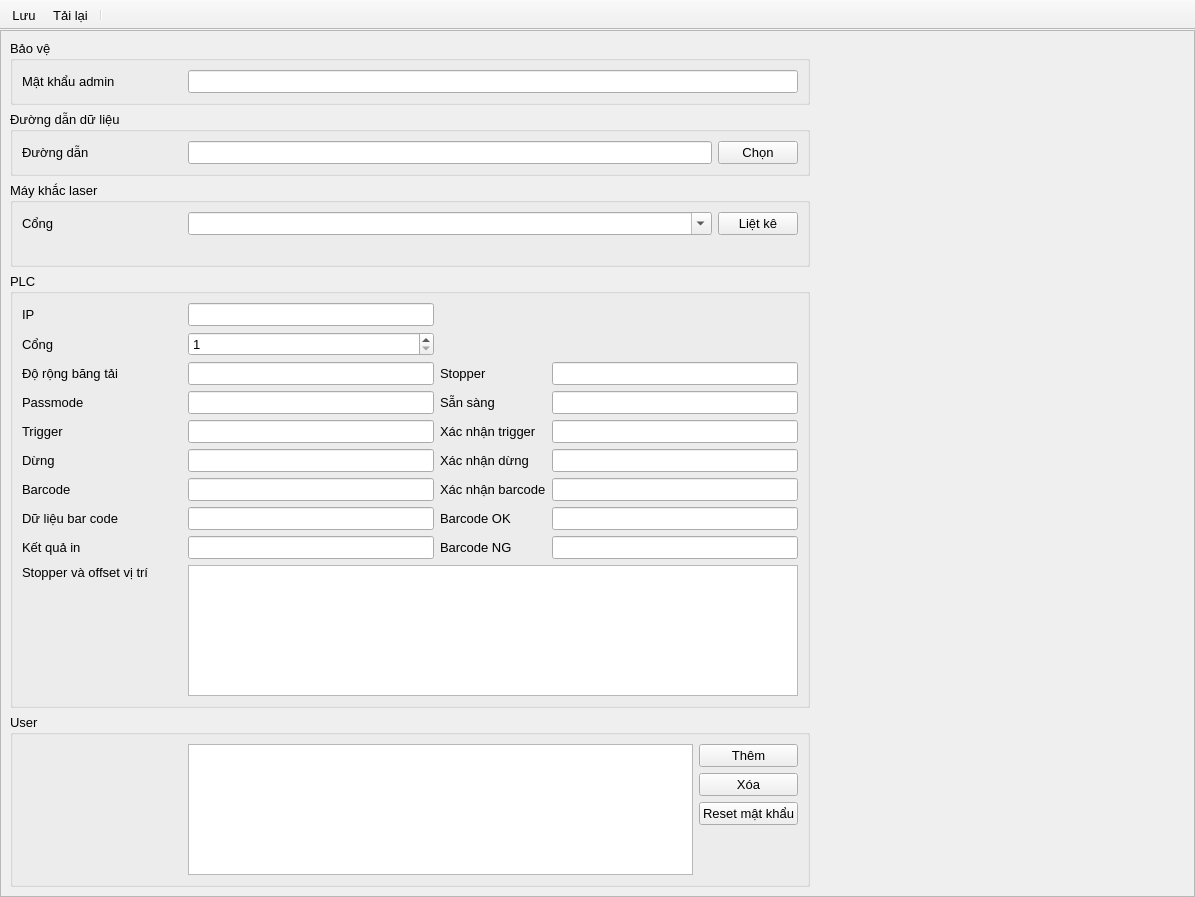
<?xml version="1.0" encoding="UTF-8"?>
<ui version="4.0">
 <class>SettingsWindow</class>
 <widget class="QMainWindow" name="SettingsWindow">
  <property name="geometry">
   <rect>
    <x>0</x>
    <y>0</y>
    <width>1195</width>
    <height>897</height>
   </rect>
  </property>
  <property name="font">
   <font>
    <pointsize>10</pointsize>
   </font>
  </property>
  <property name="windowTitle">
   <string>MainWindow</string>
  </property>
  <widget class="QWidget" name="centralwidget">
   <layout class="QGridLayout" name="gridLayout">
    <property name="leftMargin">
     <number>0</number>
    </property>
    <property name="topMargin">
     <number>0</number>
    </property>
    <property name="rightMargin">
     <number>0</number>
    </property>
    <property name="bottomMargin">
     <number>0</number>
    </property>
    <item row="0" column="0">
     <widget class="QScrollArea" name="scrollArea">
      <property name="minimumSize">
       <size>
        <width>0</width>
        <height>300</height>
       </size>
      </property>
      <property name="widgetResizable">
       <bool>true</bool>
      </property>
      <widget class="QWidget" name="scrollAreaWidgetContents">
       <property name="geometry">
        <rect>
         <x>0</x>
         <y>0</y>
         <width>1176</width>
         <height>979</height>
        </rect>
       </property>
       <layout class="QGridLayout" name="gridLayout_7">
        <item row="2" column="0">
         <widget class="QGroupBox" name="groupBox_3">
          <property name="minimumSize">
           <size>
            <width>800</width>
            <height>0</height>
           </size>
          </property>
          <property name="title">
           <string>Máy khắc laser</string>
          </property>
          <layout class="QGridLayout" name="gridLayout_4">
           <item row="1" column="1">
            <spacer name="horizontalSpacer_2">
             <property name="orientation">
              <enum>Qt::Horizontal</enum>
             </property>
             <property name="sizeHint" stdset="0">
              <size>
               <width>40</width>
               <height>20</height>
              </size>
             </property>
            </spacer>
           </item>
           <item row="0" column="0">
            <widget class="QLabel" name="label_7">
             <property name="minimumSize">
              <size>
               <width>160</width>
               <height>0</height>
              </size>
             </property>
             <property name="text">
              <string>Cổng</string>
             </property>
            </widget>
           </item>
           <item row="0" column="1">
            <widget class="QComboBox" name="cbxLaserPort">
             <property name="minimumSize">
              <size>
               <width>150</width>
               <height>0</height>
              </size>
             </property>
             <property name="editable">
              <bool>true</bool>
             </property>
            </widget>
           </item>
           <item row="0" column="2">
            <widget class="QPushButton" name="btnEnum">
             <property name="text">
              <string>Liệt kê</string>
             </property>
            </widget>
           </item>
          </layout>
         </widget>
        </item>
        <item row="5" column="0">
         <spacer name="verticalSpacer">
          <property name="orientation">
           <enum>Qt::Vertical</enum>
          </property>
          <property name="sizeHint" stdset="0">
           <size>
            <width>20</width>
            <height>40</height>
           </size>
          </property>
         </spacer>
        </item>
        <item row="3" column="0">
         <widget class="QGroupBox" name="groupBox_2">
          <property name="minimumSize">
           <size>
            <width>0</width>
            <height>0</height>
           </size>
          </property>
          <property name="title">
           <string>PLC</string>
          </property>
          <layout class="QGridLayout" name="gridLayout_3">
           <item row="11" column="0">
            <widget class="QLabel" name="label_10">
             <property name="text">
              <string>Stopper và offset vị trí</string>
             </property>
             <property name="alignment">
              <set>Qt::AlignLeading|Qt::AlignLeft|Qt::AlignTop</set>
             </property>
            </widget>
           </item>
           <item row="1" column="1">
            <widget class="QSpinBox" name="spxPLCPort">
             <property name="minimum">
              <number>1</number>
             </property>
             <property name="maximum">
              <number>65535</number>
             </property>
            </widget>
           </item>
           <item row="7" column="1">
            <widget class="QLineEdit" name="txtRegStop"/>
           </item>
           <item row="6" column="3">
            <widget class="QLineEdit" name="txtRegTriggerConfirm"/>
           </item>
           <item row="9" column="2">
            <widget class="QLabel" name="label_18">
             <property name="text">
              <string>Barcode OK</string>
             </property>
            </widget>
           </item>
           <item row="0" column="1">
            <widget class="QLineEdit" name="txtPLCIP">
             <property name="minimumSize">
              <size>
               <width>150</width>
               <height>0</height>
              </size>
             </property>
            </widget>
           </item>
           <item row="8" column="3">
            <widget class="QLineEdit" name="txtRegBarcodeConfirm"/>
           </item>
           <item row="6" column="1">
            <widget class="QLineEdit" name="txtRegTrigger"/>
           </item>
           <item row="8" column="2">
            <widget class="QLabel" name="label_16">
             <property name="text">
              <string>Xác nhận barcode</string>
             </property>
            </widget>
           </item>
           <item row="6" column="2">
            <widget class="QLabel" name="label_12">
             <property name="text">
              <string>Xác nhận trigger</string>
             </property>
            </widget>
           </item>
           <item row="4" column="1">
            <widget class="QLineEdit" name="txtRegPassMode"/>
           </item>
           <item row="2" column="3">
            <widget class="QLineEdit" name="txtRegStopper"/>
           </item>
           <item row="0" column="0">
            <widget class="QLabel" name="label_2">
             <property name="minimumSize">
              <size>
               <width>160</width>
               <height>0</height>
              </size>
             </property>
             <property name="text">
              <string>IP</string>
             </property>
            </widget>
           </item>
           <item row="4" column="2">
            <widget class="QLabel" name="label_8">
             <property name="text">
              <string>Sẵn sàng</string>
             </property>
            </widget>
           </item>
           <item row="8" column="1">
            <widget class="QLineEdit" name="txtRegBarCode"/>
           </item>
           <item row="9" column="1">
            <widget class="QLineEdit" name="txtRegBarcodeData"/>
           </item>
           <item row="7" column="2">
            <widget class="QLabel" name="label_14">
             <property name="text">
              <string>Xác nhận dừng</string>
             </property>
            </widget>
           </item>
           <item row="9" column="0">
            <widget class="QLabel" name="label_17">
             <property name="text">
              <string>Dữ liệu bar code</string>
             </property>
            </widget>
           </item>
           <item row="7" column="0">
            <widget class="QLabel" name="label_13">
             <property name="text">
              <string>Dừng</string>
             </property>
            </widget>
           </item>
           <item row="9" column="3">
            <widget class="QLineEdit" name="txtRegBarcodeOK"/>
           </item>
           <item row="1" column="0">
            <widget class="QLabel" name="label_3">
             <property name="minimumSize">
              <size>
               <width>160</width>
               <height>0</height>
              </size>
             </property>
             <property name="text">
              <string>Cổng</string>
             </property>
            </widget>
           </item>
           <item row="4" column="0">
            <widget class="QLabel" name="label_6">
             <property name="text">
              <string>Passmode</string>
             </property>
            </widget>
           </item>
           <item row="7" column="3">
            <widget class="QLineEdit" name="txtRegStopConfirm"/>
           </item>
           <item row="8" column="0">
            <widget class="QLabel" name="label_15">
             <property name="text">
              <string>Barcode</string>
             </property>
            </widget>
           </item>
           <item row="2" column="2">
            <widget class="QLabel" name="label_5">
             <property name="text">
              <string>Stopper</string>
             </property>
            </widget>
           </item>
           <item row="6" column="0">
            <widget class="QLabel" name="label_9">
             <property name="text">
              <string>Trigger</string>
             </property>
            </widget>
           </item>
           <item row="4" column="3">
            <widget class="QLineEdit" name="txtRegSWReady"/>
           </item>
           <item row="10" column="0">
            <widget class="QLabel" name="label_19">
             <property name="text">
              <string>Kết quả in</string>
             </property>
            </widget>
           </item>
           <item row="10" column="2">
            <widget class="QLabel" name="label_20">
             <property name="text">
              <string>Barcode NG</string>
             </property>
            </widget>
           </item>
           <item row="10" column="1">
            <widget class="QLineEdit" name="txtRegPrintRes"/>
           </item>
           <item row="10" column="3">
            <widget class="QLineEdit" name="txtRegBarcodeNG"/>
           </item>
           <item row="11" column="1" colspan="3">
            <widget class="HxTableView" name="tbvStoppers">
             <attribute name="verticalHeaderMinimumSectionSize">
              <number>24</number>
             </attribute>
             <attribute name="verticalHeaderDefaultSectionSize">
              <number>24</number>
             </attribute>
            </widget>
           </item>
           <item row="2" column="1">
            <widget class="QLineEdit" name="txtRegCvWidth"/>
           </item>
           <item row="2" column="0">
            <widget class="QLabel" name="label_4">
             <property name="text">
              <string>Độ rộng băng tải</string>
             </property>
            </widget>
           </item>
          </layout>
         </widget>
        </item>
        <item row="2" column="1">
         <spacer name="horizontalSpacer">
          <property name="orientation">
           <enum>Qt::Horizontal</enum>
          </property>
          <property name="sizeHint" stdset="0">
           <size>
            <width>40</width>
            <height>20</height>
           </size>
          </property>
         </spacer>
        </item>
        <item row="4" column="0">
         <widget class="QGroupBox" name="groupBox_4">
          <property name="title">
           <string>User</string>
          </property>
          <layout class="QGridLayout" name="gridLayout_6">
           <item row="1" column="2">
            <widget class="QPushButton" name="tbnRemoveUser">
             <property name="text">
              <string>Xóa</string>
             </property>
            </widget>
           </item>
           <item row="0" column="2">
            <widget class="QPushButton" name="btnAddUser">
             <property name="text">
              <string>Thêm</string>
             </property>
            </widget>
           </item>
           <item row="2" column="2">
            <widget class="QPushButton" name="btnResetUser">
             <property name="text">
              <string>Reset mật khẩu</string>
             </property>
            </widget>
           </item>
           <item row="0" column="0">
            <widget class="QLabel" name="label_11">
             <property name="minimumSize">
              <size>
               <width>160</width>
               <height>0</height>
              </size>
             </property>
             <property name="text">
              <string/>
             </property>
            </widget>
           </item>
           <item row="3" column="2">
            <spacer name="verticalSpacer_2">
             <property name="orientation">
              <enum>Qt::Vertical</enum>
             </property>
             <property name="sizeHint" stdset="0">
              <size>
               <width>20</width>
               <height>40</height>
              </size>
             </property>
            </spacer>
           </item>
           <item row="0" column="1" rowspan="4">
            <widget class="HxTableView" name="tbvUsers">
             <property name="editTriggers">
              <set>QAbstractItemView::NoEditTriggers</set>
             </property>
             <attribute name="horizontalHeaderStretchLastSection">
              <bool>true</bool>
             </attribute>
             <attribute name="verticalHeaderMinimumSectionSize">
              <number>22</number>
             </attribute>
             <attribute name="verticalHeaderDefaultSectionSize">
              <number>22</number>
             </attribute>
            </widget>
           </item>
          </layout>
         </widget>
        </item>
        <item row="1" column="0">
         <widget class="QGroupBox" name="groupBox">
          <property name="title">
           <string>Đường dẫn dữ liệu</string>
          </property>
          <layout class="QGridLayout" name="gridLayout_2">
           <item row="0" column="0">
            <widget class="QLabel" name="label">
             <property name="minimumSize">
              <size>
               <width>160</width>
               <height>0</height>
              </size>
             </property>
             <property name="text">
              <string>Đường dẫn</string>
             </property>
            </widget>
           </item>
           <item row="0" column="1">
            <widget class="QLineEdit" name="txtDataDir"/>
           </item>
           <item row="0" column="2">
            <widget class="QPushButton" name="btnBrowseDataDir">
             <property name="text">
              <string>Chọn</string>
             </property>
            </widget>
           </item>
          </layout>
         </widget>
        </item>
        <item row="0" column="0">
         <widget class="QGroupBox" name="groupBox_5">
          <property name="title">
           <string>Bảo vệ</string>
          </property>
          <layout class="QHBoxLayout" name="horizontalLayout_2">
           <item>
            <widget class="QLabel" name="label_21">
             <property name="minimumSize">
              <size>
               <width>160</width>
               <height>0</height>
              </size>
             </property>
             <property name="text">
              <string>Mật khẩu admin</string>
             </property>
            </widget>
           </item>
           <item>
            <widget class="QLineEdit" name="txtPassword"/>
           </item>
          </layout>
         </widget>
        </item>
       </layout>
      </widget>
     </widget>
    </item>
   </layout>
  </widget>
  <widget class="QToolBar" name="toolBar">
   <property name="windowTitle">
    <string>toolBar</string>
   </property>
   <property name="movable">
    <bool>false</bool>
   </property>
   <property name="iconSize">
    <size>
     <width>80</width>
     <height>24</height>
    </size>
   </property>
   <property name="toolButtonStyle">
    <enum>Qt::ToolButtonTextUnderIcon</enum>
   </property>
   <attribute name="toolBarArea">
    <enum>TopToolBarArea</enum>
   </attribute>
   <attribute name="toolBarBreak">
    <bool>false</bool>
   </attribute>
   <addaction name="actionSave"/>
   <addaction name="actionLoad"/>
   <addaction name="separator"/>
  </widget>
  <action name="actionSave">
   <property name="icon">
    <iconset resource="../icons.qrc">
     <normaloff>:/icons/save_48px.png</normaloff>:/icons/save_48px.png</iconset>
   </property>
   <property name="text">
    <string>Lưu</string>
   </property>
  </action>
  <action name="actionLoad">
   <property name="icon">
    <iconset resource="../icons.qrc">
     <normaloff>:/icons/reset_48px.png</normaloff>:/icons/reset_48px.png</iconset>
   </property>
   <property name="text">
    <string>Tải lại</string>
   </property>
  </action>
 </widget>
 <customwidgets>
  <customwidget>
   <class>HxTableView</class>
   <extends>QTableView</extends>
   <header>HxTableView.h</header>
  </customwidget>
 </customwidgets>
 <resources>
  <include location="../icons.qrc"/>
 </resources>
 <connections/>
</ui>
